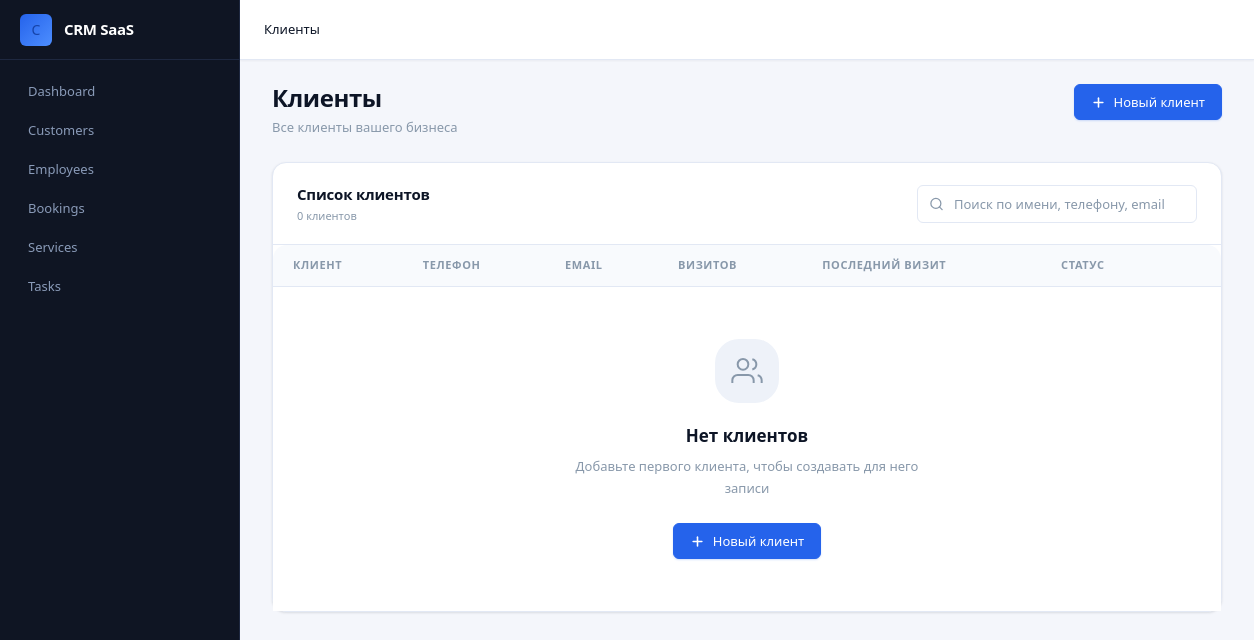
The page /customers/ (signed in) on the database as committed earlier.
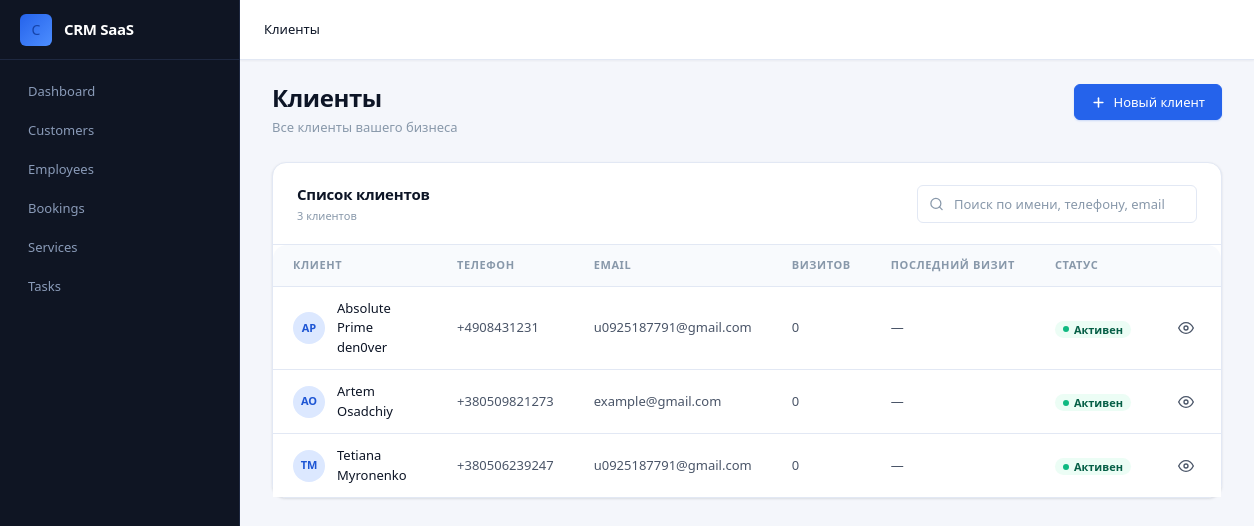
The same page on the database as committed later.
### apps/customers/models.py (models this page shows, shortened)
class Customer(models.Model):
    company = models.ForeignKey(Company, on_delete=models.CASCADE, related_name="customers")
    first_name = models.CharField(max_length=200)
    last_name = models.CharField(max_length=200)
    email = models.EmailField(blank=True)
    phone = models.CharField(max_length=200)
    is_active = models.BooleanField(default=True)
    created = models.DateTimeField(auto_now_add=True)
    class Meta:
        ordering = ['first_name', 'last_name']

### apps/customers/views.py (the view)
# urls.py: path('', views.list_customers, name="list"),
@login_required
def list_customers(request):
    company = get_user_company(request.user)
    if not company:
        return redirect('companies:create')
    customers = Customer.objects.filter(company=company)
    context = {'customers': customers}
    return render(request, 'customers/list.html', context)

### apps/companies/utils.py (called while the page is built)
def get_user_company(user):
    return Company.objects.filter(owner=user).first()

### apps/customers/templates/customers/list.html (shortened to what the changed rows need)
{% extends "base.html" %}
{% load static %}
{% block content %}
<div class="page-header">
  <div class="page-header__left">
    <h1 class="page-title">Клиенты</h1>
  </div>
</div>
<div class="card">
  <div class="card-header">
    <div>
      <div class="card-title">Список клиентов</div>
      <div class="card-subtitle">{{ customers|length|default:"0" }} клиентов</div>
    </div>
  </div>
  <div class="table-wrapper" style="border: none; border-radius: 0; box-shadow: none;">
    <table class="table">
      <thead>
        <tr>
          <th>Клиент</th>
          <th>Телефон</th>
          <th>Email</th>
          <th>Визитов</th>
          <th>Последний визит</th>
          <th>Статус</th>
          <th></th>
        </tr>
      </thead>
      <tbody>
        {% for customer in customers %}
        <tr>
          <td>
            <a href="{% url 'customers:detail' customer.id %}" style="text-decoration: none;">
              <div class="table-cell-user">
                <div class="table-avatar">
                  {% if customer.avatar %}
                    <img src="{{ customer.avatar.url }}" alt="{{ customer.get_full_name }}">
                  {% else %}
                    {{ customer.first_name.0 }}{{ customer.last_name.0 }}
                  {% endif %}
                </div>
                <div>
                  <div class="table-cell-user__name">{{ customer.first_name }} {{ customer.last_name }}</div>
                </div>
              </div>
            </a>
          </td>
          <td>{{ customer.phone|default:"—" }}</td>
          <td>{{ customer.email|default:"—" }}</td>
          <td>{{ customer.total_visits|default:"0" }}</td>
          <td>{{ customer.last_visit|date:"d.m.Y"|default:"—" }}</td>
          <td>
            {% if customer.is_active %}
              <span class="badge badge-success">Активен</span>
            {% else %}
              <span class="badge badge-neutral">Неактивен</span>
            {% endif %}
          </td>
          <td>
            <div class="table-actions">
              <a href="{% url 'customers:detail' customer.id %}" class="btn btn-ghost btn-icon btn-sm" title="Открыть">
                <svg viewBox="0 0 24 24" fill="none" stroke="currentColor" stroke-width="2" stroke-linecap="round"><path d="M1 12s4-8 11-8 11 8 11 8-4 8-11 8-11-8-11-8z"/><circle cx="12" cy="12" r="3"/></svg>
              </a>
            </div>
          </td>
        </tr>
        {% empty %}
        <tr>
          <td colspan="7">
            <div class="empty-state" style="padding: var(--space-10);">
              <div class="empty-state__icon">
                <svg viewBox="0 0 24 24" fill="none" stroke="currentColor" stroke-width="1.5"><path d="M17 21v-2a4 4 0 0 0-4-4H5a4 4 0 0 0-4 4v2"/><circle cx="9" cy="7" r="4"/><path d="M23 21v-2a4 4 0 0 0-3-3.87"/><path d="M16 3.13a4 4 0 0 1 0 7.75"/></svg>
              </div>
              <div class="empty-state__title">Нет клиентов</div>
              <div class="empty-state__description">Добавьте первого клиента, чтобы создавать для него записи</div>
              <a href="{% url 'customers:create' %}" class="btn btn-primary">
                <svg viewBox="0 0 24 24" fill="none" stroke="currentColor" stroke-width="2.5" stroke-linecap="round"><line x1="12" y1="5" x2="12" y2="19"/><line x1="5" y1="12" x2="19" y2="12"/></svg>
                Новый клиент
              </a>
            </div>
          </td>
        </tr>
        {% endfor %}
      </tbody>
    </table>
  </div>
</div>
{% endblock %}

Rows that differ between the two databases and show on the page:
added Customer: first_name.0 "A", last_name.0 "P", first_name "Absolute", last_name "Prime den0ver", phone "+4908431231", email "u0925187791@gmail.com", total_visits "0", last_visit "—", is_active "Активен"
added Customer: first_name.0 "A", last_name.0 "O", first_name "Artem", last_name "Osadchiy", phone "+380509821273", email "example@gmail.com", total_visits "0", last_visit "—", is_active "Активен"
added Customer: first_name.0 "T", last_name.0 "M", first_name "Tetiana", last_name "Myronenko", phone "+380506239247", email "u0925187791@gmail.com", total_visits "0", last_visit "—", is_active "Активен"
Other text that changed with them:
{{ customers|length|default:"0" }}: "0" → "3"
text no longer shown: "Нет клиентов Добавьте первого клиента, чтобы создавать для него записи Новый клиент"
